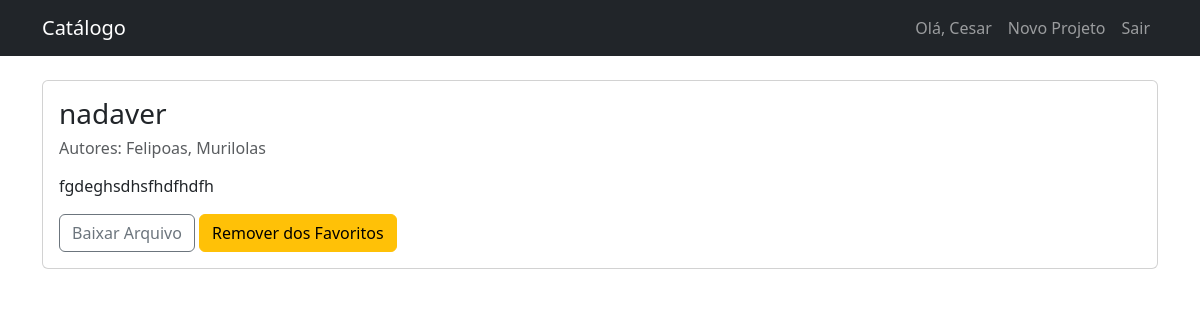
Page /project/2 (signed in) on the committed database.
### models.py (models this page shows)
class User(UserMixin, db.Model):
    __tablename__ = 'user'
    id = db.Column(db.Integer, primary_key=True)
    name = db.Column(db.String(120), nullable=False)
    email = db.Column(db.String(120), unique=True, nullable=False)
    password_hash = db.Column(db.String(128), nullable=False)
    is_admin = db.Column(db.Boolean, default=False)
    projects = db.relationship('Project', secondary=author_project, back_populates='authors')

class Project(db.Model):
    __tablename__ = 'project'
    id = db.Column(db.Integer, primary_key=True)
    title = db.Column(db.String(255), nullable=False)
    description = db.Column(db.Text, nullable=False)
    created_at = db.Column(db.DateTime, default=datetime.utcnow)
    file_path = db.Column(db.String(255))
    authors_text = db.Column(db.String(255))  # texto livre com nome dos autores
    authors = db.relationship('User', secondary=author_project, back_populates='projects')
    favorites = db.relationship('Favorite', back_populates='project', cascade='all, delete-orphan')

### app.py (the view)
    @app.route('/project/<int:project_id>')
    def project_detail(project_id):
        project = Project.query.get_or_404(project_id)
        is_fav = False
        if current_user.is_authenticated:
            is_fav = Favorite.query.filter_by(user_id=current_user.id, project_id=project.id).first() is not None
        return render_template('project_detail.html', project=project, is_fav=is_fav)

### templates/project_detail.html (shortened to what this page needs)
{% extends "base.html" %}
{% block content %}
<div class="card">
  <div class="card-body">
    <h3>{{ project.title }}</h3>
    <h6 class="text-muted">Autores: {{ project.authors_text }}</h6>
    <p class="mt-3">{{ project.description }}</p>
    {% if project.file_path %}
      <a class="btn btn-outline-secondary" href="{{ url_for('uploads', filename=project.file_path) }}">Baixar Arquivo</a>
    {% endif %}
    {% if current_user.is_authenticated %}
      <form action="{{ url_for('favorite_toggle', project_id=project.id) }}" method="POST" style="display:inline;">
        {% if is_fav %}
          <button type="submit" class="btn btn-warning">Remover dos Favoritos</button>
        {% else %}
          <button type="submit" class="btn btn-success">Favoritar</button>
        {% endif %}
      </form>
    {% endif %}
  </div>
</div>
{% endblock %}

### templates/base.html (shortened to what this page needs)
<!doctype html>
<html lang="pt-BR">
<head>
  <link href="https://cdn.jsdelivr.net/npm/bootstrap@5.3.0/dist/css/bootstrap.min.css" rel="stylesheet">
</head>
<body>
<nav class="navbar navbar-expand-lg navbar-dark bg-dark mb-4">
  <div class="container">
    <a class="navbar-brand" href="{{ url_for('index') }}">Catálogo</a>
    <div class="collapse navbar-collapse">
      <ul class="navbar-nav ms-auto">
        {% if current_user.is_authenticated %}
          <li class="nav-item"><a class="nav-link" href="#">Olá, {{ current_user.name }}</a></li>
          <li class="nav-item"><a class="nav-link" href="{{ url_for('create_project') }}">Novo Projeto</a></li>
          <li class="nav-item"><a class="nav-link" href="{{ url_for('logout') }}">Sair</a></li>
        {% else %}
          <li class="nav-item"><a class="nav-link" href="{{ url_for('login') }}">Entrar</a></li>
          <li class="nav-item"><a class="nav-link" href="{{ url_for('register') }}">Cadastrar</a></li>
        {% endif %}
      </ul>
    </div>
  </div>
</nav>
<div class="container">
  {% block content %}{% endblock %}
</div>
</body>
</html>

### rows in the picture
User: name "Cesar"
Project: title "nadaver", authors_text "Felipoas, Murilolas", description "fgdeghsdhsfhdfhdfh"
